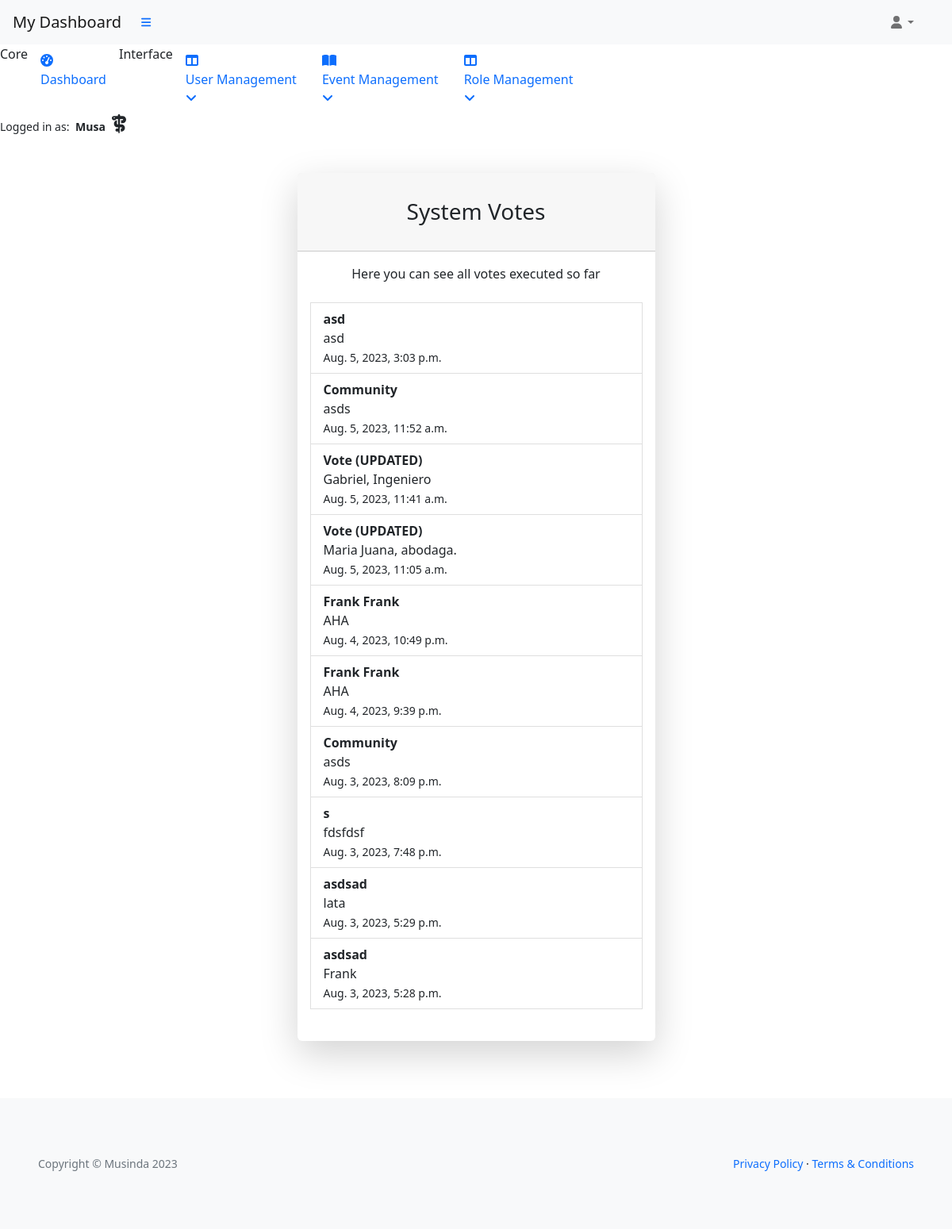
The app's page /office/votes (signed in), older data.
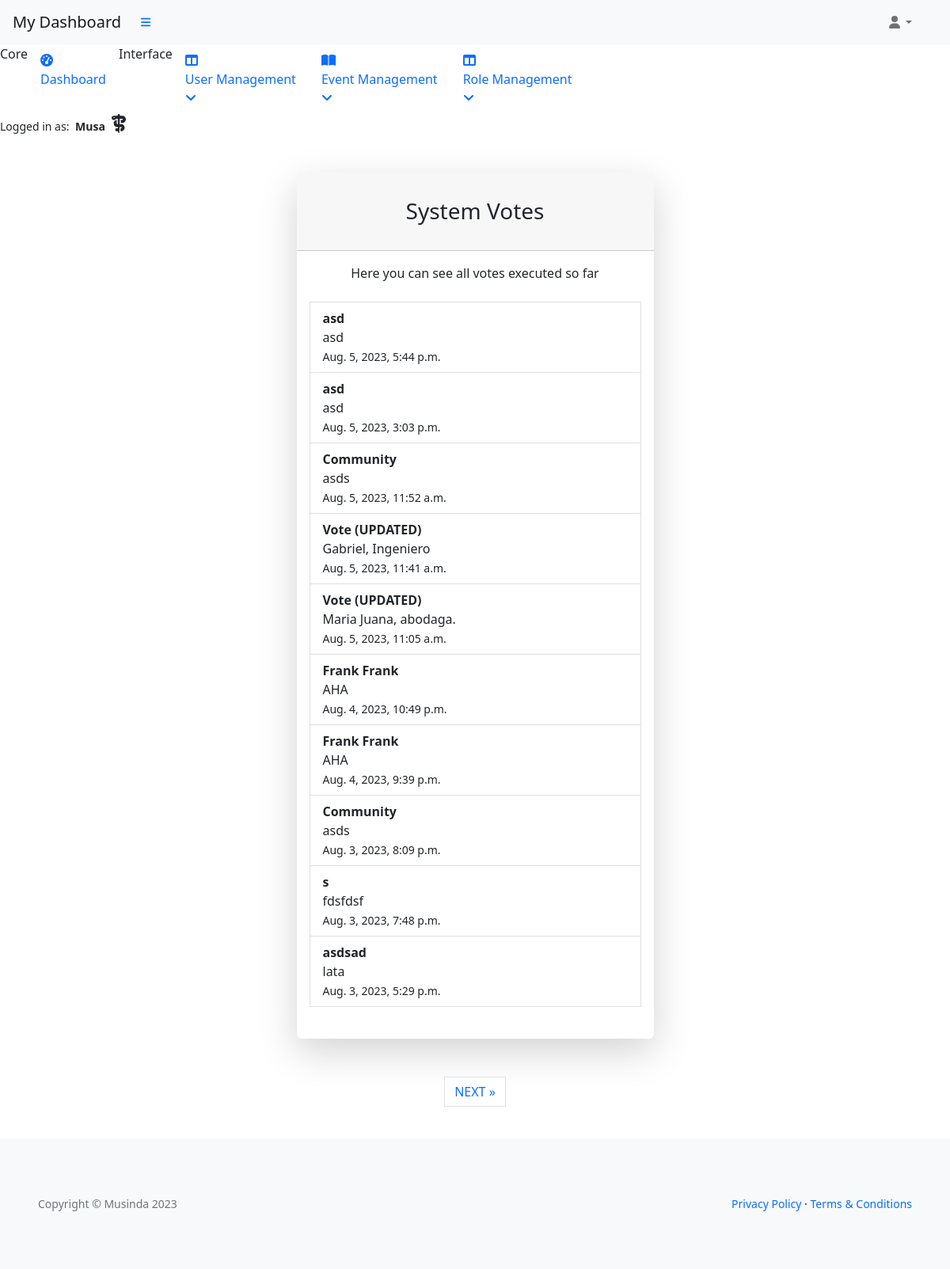
The same page, newer data.
### vote_management/models.py (models this page shows, shortened)
class VoteRecord(models.Model):
    voter = models.ForeignKey(
        'musa.UserProfile', on_delete=models.CASCADE, related_name="voter_record")
    vote_card = models.ForeignKey(
        VoteCard, on_delete=models.CASCADE, related_name="votecard_record")
    elected_person = models.ForeignKey('ElectedPerson',
                                       on_delete=models.CASCADE,
                                       related_name="elected_record")
    timestamp = models.DateTimeField(auto_now_add=True)
    class Meta:
        ordering = ['timestamp']

class VoteCard(models.Model):
    title = models.CharField(max_length=20, unique=True)
    slug = models.SlugField(max_length=200, unique=True)
    author = models.ForeignKey(
        'musa.UserProfile', on_delete=models.CASCADE, related_name="card_author")
    category = models.ForeignKey(
        Category, on_delete=models.CASCADE, related_name="categories")
    mission = models.CharField(max_length=20)
    location = models.CharField(max_length=20)
    description = models.TextField(max_length=258)
    expire = models.DateField()
    event_image = CloudinaryField('image', default='placeholder')
    vote_record = models.ManyToManyField('musa.UserProfile', through='VoteRecord',
                                         related_name='user_votes', blank=True)
    candidates = models.ManyToManyField('ElectedPerson', related_name='vote_cards',
                                        blank=True)
    status = models.IntegerField(choices=STATUS, default=0)
    excerpt = models.TextField(blank=True)
    type = models.IntegerField(choices=CARD_TYPE, default=0)
    created_on = models.DateField(auto_now_add=True)
    class Meta:
        ordering = ['-created_on']
    def __str__(self):
        return self.title

class ElectedPerson(models.Model):
    name = models.CharField(max_length=80, unique=True)
    is_elected = models.BooleanField(default=False)
    vote_card = models.ForeignKey(
        VoteCard, on_delete=models.CASCADE, related_name="vote_candidate", blank=True)
    class Meta:
        ordering = ['name']
    def __str__(self):
        return self.name

### vote_management/views.py (the view)
# urls.py: path('office/votes', AdminVotes.as_view(),
class AdminVotes(AdminRequiredMixin, generic.ListView):
    model = VoteRecord
    template_name = 'backend/admin-dashboard/admin_votes.html'
    paginate_by = 10
    context_object_name = 'admin_votes'
    def get_queryset(self):
        return VoteRecord.objects.order_by('-timestamp')

### admin_profile/views.py (called while the page is built)
    def test_func(self):
        user_profile = self.request.user
        return user_profile and user_profile.role == 2

### templates/backend/admin-dashboard/admin_votes.html (shortened to what this page needs)
{% extends "backend/admin-dashboard/base.html" %}
{% load i18n %}
{% block content %}
<div id="layoutSidenav_content">
    <main>
        <div class="container">
            <div class="row justify-content-center">
                <div class="col-lg-5">
                    <div class="card shadow-lg border-0 rounded-lg my-5">
                        <div class="card-header">
                            <h3 class="text-center font-weight-light my-4">System Votes</h3>
                        </div>
                        <div class="card-body">
                            <p class="text-center">Here you can see all votes executed so far</p>
                            <ul class="list-group my-4">
                                {% for vote in admin_votes.all %}
                                <li class="list-group-item">
                                    <strong>{{ vote.vote_card }}</strong><br>{{ vote.elected_person }}<br>
                                    <small>{{ vote.timestamp }}</small>
                                </li>
                                {% endfor %}
                            </ul>
                        </div>
                    </div>
                    {% if is_paginated %}
                    <nav aria-label="Page navigation">
                        <ul class="pagination justify-content-center">
                            {% if page_obj.has_next %}
                            <li><a href="?page={{ page_obj.next_page_number }}" class="page-link"> NEXT &raquo;</a></li>
                            {% endif %}
                        </ul>
                    </nav>
                    {% endif %}
                </div>
            </div>
        </div>
    </main>
</div>
{% endblock %}

Row changes from the older to the newer data that the page shows:
no longer on this page (row unchanged): VoteRecord: vote_card "asdsad", elected_person "Frank", timestamp "Aug. 3, 2023, 5:28 p.m."
added VoteRecord: vote_card "asd", elected_person "asd", timestamp "Aug. 5, 2023, 5:44 p.m."
Text that changed along with them:
text now shown: "NEXT »"
